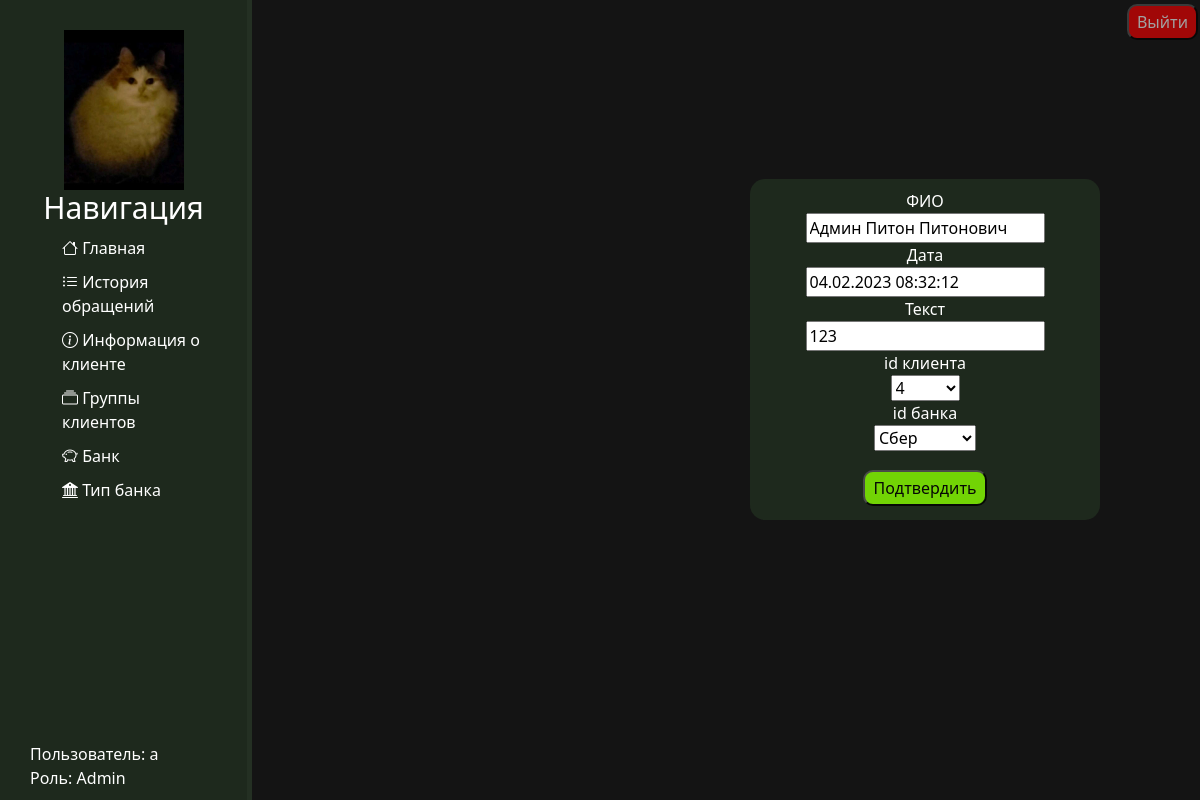
The app's page /table_change/0/5/edit (signed in) with its own data.
### main/models.py (models this page shows, shortened)
class CallHistory(models.Model):
    fio = models.CharField('ФИО', max_length=100)
    date = models.DateTimeField('Дата обращения')
    text = models.CharField('Тип обращения', max_length=300)
    clientId = models.ForeignKey('ClientInfo', on_delete=models.CASCADE)##################
    bankId = models.ForeignKey('Bank', on_delete=models.CASCADE)##########################
    names = ["id", "ФИО", "Дата", "Текст", "id клиента", "id банка"]
    class Meta:
        verbose_name = 'История обращений'
        verbose_name_plural = 'История обращений'

### main/views.py (the view, shortened to what this page needs)
# urls.py: path('table_change/<int:idx>/<int:el>/<command>', views.table_change, name='table_change'),
def table_change(request, idx, el, command):
    forms = [CallHistoryForm, ClientInfoForm, ClientGroupForm, BankForm, BankTypeForm]
    model = [CallHistory, ClientInfo, ClientGroup, Bank, BankType]
    form = forms[idx]
    error = ''
    role = get_role(request.user)
    locked_tables = [0, 1]
    if idx in locked_tables and (role == "Client" or role == ""):
        return redirect('/main')
    if command == 'edit':
        form = forms[idx].clone_for_edit(model[idx].objects.filter(id=el)[0])
    if command == 'delete':
        model[idx].objects.filter(id=el).delete()
        return redirect('table_show', idx)
    return render(request, "main/form.html", {
        'form': form,
        'names': model[idx].names,
        'error': error,
        'role': get_role(request.user)})

### main/forms.py (shortened to what this page needs)
class CallHistoryForm(ModelForm):
    class Meta:
        model = CallHistory
        fields = ["fio", "date", "text", "clientId", "bankId"]
    @staticmethod
    def clone_for_edit(istans):
        return CallHistoryForm(instance=istans)

### main/models.py (called while the page is built)
    def __str__(self):
        return str(self.id)

    def __str__(self):
        return self.bankName

### main/views.py (called while the page is built)
def get_role(user):
    template = ""
    if user.is_authenticated:
        if user.is_superuser:
            template = "Admin"
        elif user.groups.filter(name='Client').exists():
            template = "Client"
        elif user.groups.filter(name='Director').exists():
            template = "Director"
    return template

### main/templates/main/form.html (shortened to what this page needs)
{% extends 'main/main.html' %}
{% block content %}
    <div class="center_table">
        <div class="edit_form">
                <div class="form">
                    <form method="POST">
                        {% for d in form %}
                            {% if forloop.counter == 1 %} <div style="color: white">{{names.1}}</div> {% endif %}
                            {% if forloop.counter == 2 %} <div style="color: white">{{names.2}}</div> {% endif %}
                            {% if forloop.counter == 3 %} <div style="color: white">{{names.3}}</div> {% endif %}
                            {% if forloop.counter == 4 %} <div style="color: white">{{names.4}}</div> {% endif %}
                            {% if forloop.counter == 5 %} <div style="color: white">{{names.5}}</div> {% endif %}
                            {{d}}
                        {% endfor %}
                        <div style="margin-top: 15px">
                            <button id="logBtn" type="submit"> Подтвердить</button>
                        </div>
                    </form>
                </div>
        </div>
    </div>
{% endblock %}

### main/templates/main/layout.html (shortened to what this page needs)
{% load static %}
<!doctype html>
<html lang="en">
<head>
    <link rel="stylesheet" href="https://cdn.jsdelivr.net/npm/bootstrap@5.2.3/dist/css/bootstrap.min.css">
    <link rel="stylesheet" href="https://cdn.jsdelivr.net/npm/bootstrap-icons@1.10.2/font/bootstrap-icons.css">
    <link rel="stylesheet" href="{% static 'main/css/main.css' %}">
</head>
<body>
    <aside>
        <img src="{% static 'main/img/cat.jpg' %}" alt="Котяра">
        <h3 id="navigation">Навигация</h3>
        <ul>
            <a href="{% url 'home' %}"> <li><i class="bi bi-house"></i> Главная</li> </a>
            {% if user.is_authenticated %}
                {% if role == "Admin" or role == "Director" %}
                <a href="{% url 'table_show' 0 %}"> <li><i class="bi bi-list-ul"></i> История обращений</li> </a>
                <a href="{% url 'table_show' 1 %}"> <li><i class="bi bi-info-circle"></i> Информация о клиенте</li> </a>
                {% endif %}
            {% endif %}
            <a href="{% url 'table_show' 2 %}"> <li><i class="bi bi-collection"></i> Группы клиентов</li> </a>
            <a href="{% url 'table_show' 3 %}"> <li><i class="bi bi-piggy-bank"></i> Банк</li> </a>
            <a href="{% url 'table_show' 4 %}"> <li><i class="bi bi-bank2"></i> Тип банка</li> </a>
        </ul>
        <div id="user">Пользователь: {{user}}<br>
            {% if user.is_authenticated %}
                Роль: {{role}}
            {% endif %}
        </div>
    </aside>
    <main style="height: 100%">
        {% if user.is_authenticated %}
        <div class="reg_log">
            <button id="exitBtn"><a href="{% url 'logout' %}">Выйти</a></button>
        </div>
        {% else %}
        <div class="reg_log">
            <button id="regBtn"><a href="{% url 'registration' %}">Зарегистрироваться</a></button>
            <button id="logBtn"><a href="{% url 'login' %}">Вход</a></button>
        </div>
        {% endif %}
        {% block content %}
        {% endblock %}
    </main>
</body>
</html>

### main/static/main/css/main.css (style rules this page uses)
html { overflow:hidden; overflow-y:hidden; overflow-x:hidden; }
body { background-color: #141414; }
aside { float: left; background: #1e291d; width: 21%; padding: 2.5%; height: 100vh; color: white; border-right: 5px solid #243023; }
aside img { width: 15vh; display: block; margin-left: auto; margin-right: auto; }
aside h3 { text-align: center; margin-left: auto; margin-right: auto; font-size: 30px; color: white; }
aside ul { list-style: none }
aside ul li { color: white; display: block; margin-top: 10px; transition: all .2s ease; }
aside ul li, aside ul a { text-decoration: none; }
#logBtn { color: black; background: #88ff00; padding: 4px 8px; text-align: center; font-size: 16px; margin: 4px 2px; opacity: 0.8; transition: 0.3s; display: inline-block; cursor: pointer; border-radius: 10px; }
#exitBtn { color: black; background: red; padding: 4px 8px; text-align: center; font-size: 16px; margin: 4px 2px; opacity: 0.6; transition: 0.3s; display: inline-block; cursor: pointer; border-radius: 10px; }
#exitBtn a { color: white; text-decoration: none; }
.form { text-align: center }
.reg_log { position: absolute; right: 0px; }
#user { position:absolute; bottom:10px; }
.edit_form { width: 350px; background: #1e291d; padding: 10px; border-radius: 15px; position:absolute; left:750px; bottom:280px; }

### records on screen
CallHistory: form "Админ Питон Питонович" "04.02.2023 08:32:12" "123" "4" "Сбер"

### other values on screen
{{ user }} "a"
{{ role }} "Admin"
{{ names.1 }} "ФИО"
{{ names.2 }} "Дата"
{{ names.3 }} "Текст"
{{ names.4 }} "id клиента"
{{ names.5 }} "id банка"
